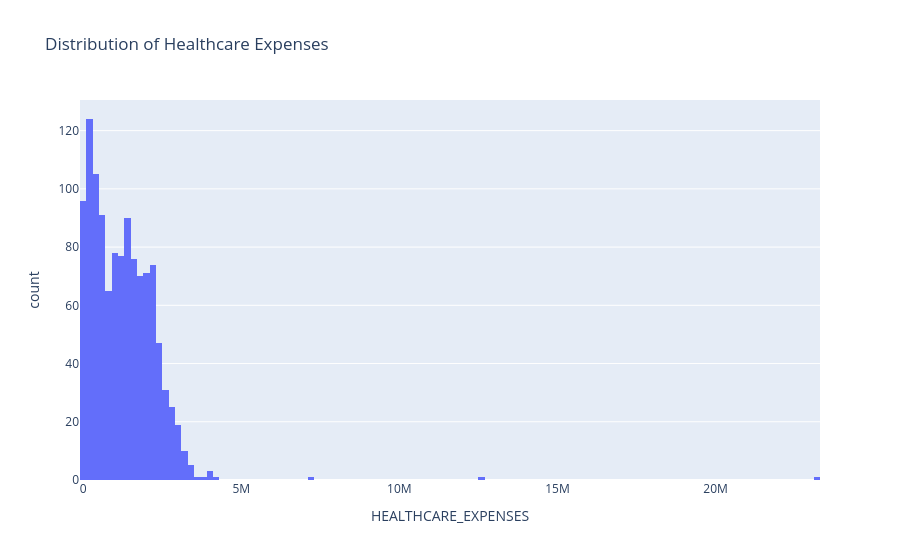

The notebook cell this image was saved under:
### Markdown cell above
Healthcare Expenses Distribution:

The histogram shows that most patients have relatively low healthcare expenses, while only a few patients have very high expenses. This indicates a right-skewed distribution with some high-cost outliers.

### Code cell
fig = px.histogram(
    patients,
    x='HEALTHCARE_EXPENSES',
    title='Distribution of Healthcare Expenses'
)

fig.show()

### Figure 1 — Plotly figure (JSON) as saved in the notebook; plotly's stock layout.template omitted (floating-point values rounded to 4 significant figures; data arrays with more than 128 entries replaced by an {"elided": "..."} marker saying what was removed)
{"data": [{"bingroup": "x", "hovertemplate": "HEALTHCARE_EXPENSES=%{x}<br>count=%{y}<extra></extra>", "legendgroup": "", "marker": {"color": "#636efa", "pattern": {"shape": ""}}, "name": "", "orientation": "v", "showlegend": false, "type": "histogram", "x": {"elided": "1163 float values"}, "xaxis": "x", "yaxis": "y"}], "layout": {"barmode": "relative", "legend": {"tracegroupgap": 0}, "title": {"text": "Distribution of Healthcare Expenses"}, "xaxis": {"anchor": "y", "domain": [0, 1], "title": {"text": "HEALTHCARE_EXPENSES"}}, "yaxis": {"anchor": "x", "domain": [0, 1], "title": {"text": "count"}}}}
